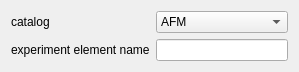
<?xml version="1.0" encoding="UTF-8"?>
<ui version="4.0">
 <class>GeneratorExperimentElement</class>
 <widget class="QWidget" name="GeneratorExperimentElement">
  <property name="geometry">
   <rect>
    <x>0</x>
    <y>0</y>
    <width>299</width>
    <height>64</height>
   </rect>
  </property>
  <property name="windowTitle">
   <string>GeneratorExperimentElement</string>
  </property>
  <layout class="QGridLayout" name="gridLayout">
   <item row="1" column="0">
    <widget class="QLabel" name="label">
     <property name="text">
      <string>experiment element name</string>
     </property>
    </widget>
   </item>
   <item row="1" column="1">
    <widget class="QLineEdit" name="lineEditExperimentElementName"/>
   </item>
   <item row="0" column="0">
    <widget class="QLabel" name="label_2">
     <property name="text">
      <string>catalog</string>
     </property>
    </widget>
   </item>
   <item row="0" column="1">
    <widget class="QComboBox" name="comboBoxCatalog">
     <item>
      <property name="text">
       <string>AFM</string>
      </property>
     </item>
     <item>
      <property name="text">
       <string>AFMHybrid</string>
      </property>
     </item>
     <item>
      <property name="text">
       <string>ESp</string>
      </property>
     </item>
     <item>
      <property name="text">
       <string>ESpHybrid</string>
      </property>
     </item>
     <item>
      <property name="text">
       <string>SPMBasic</string>
      </property>
     </item>
     <item>
      <property name="text">
       <string>STM</string>
      </property>
     </item>
    </widget>
   </item>
  </layout>
 </widget>
 <resources/>
 <connections/>
</ui>
